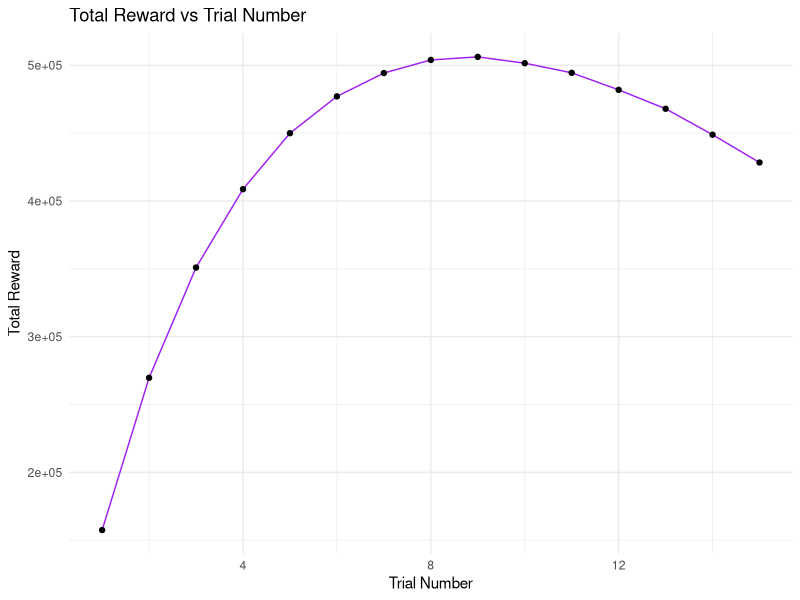
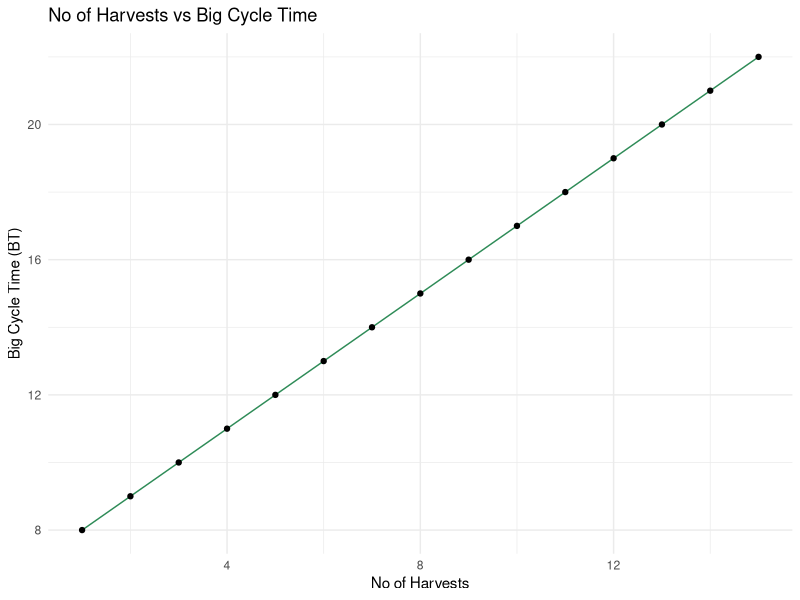
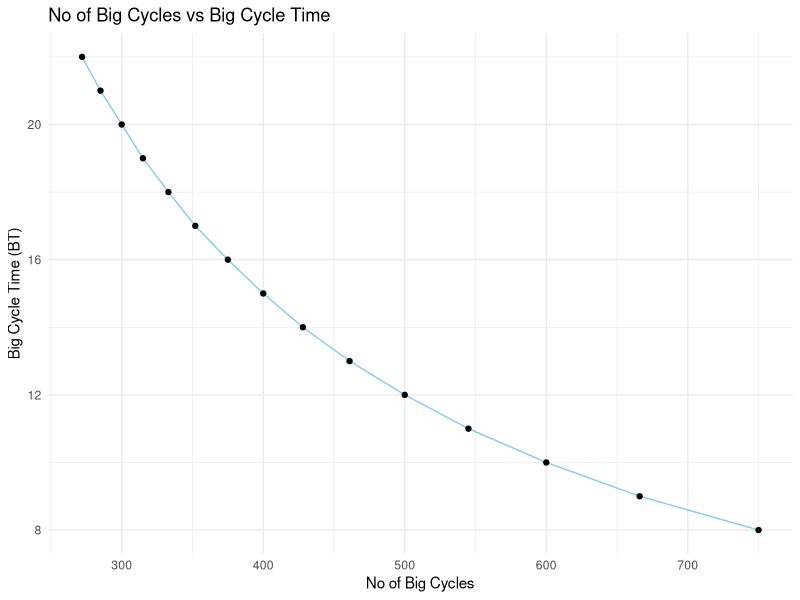
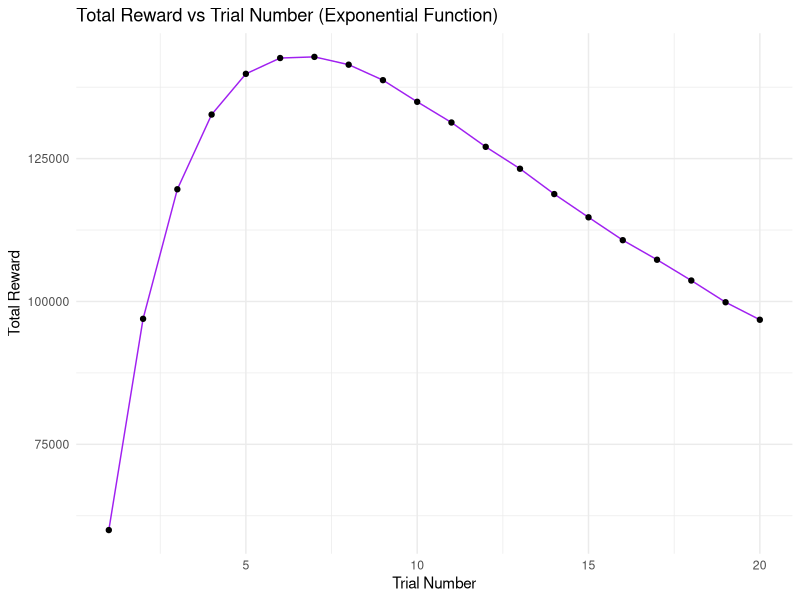
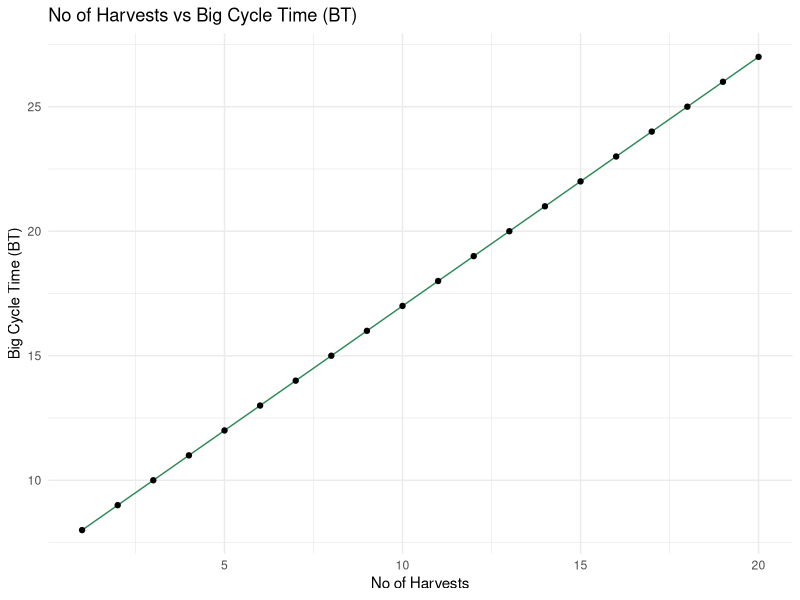
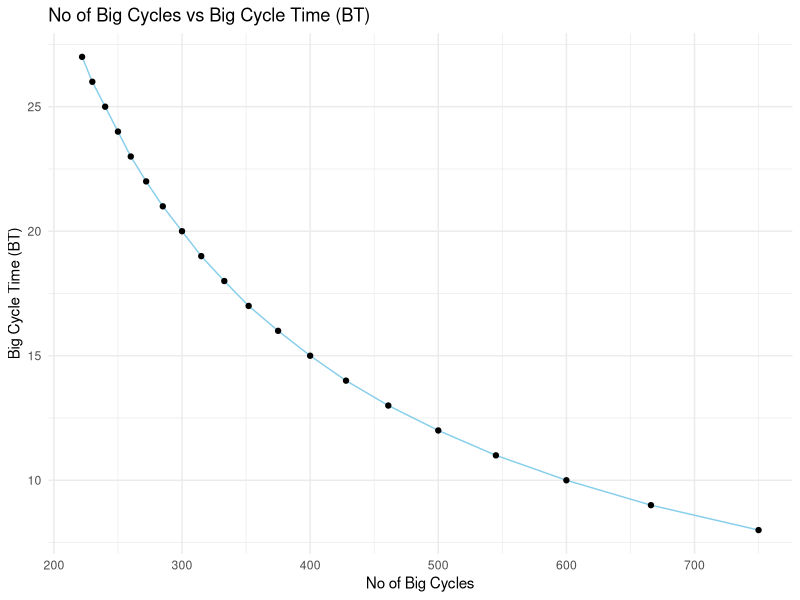
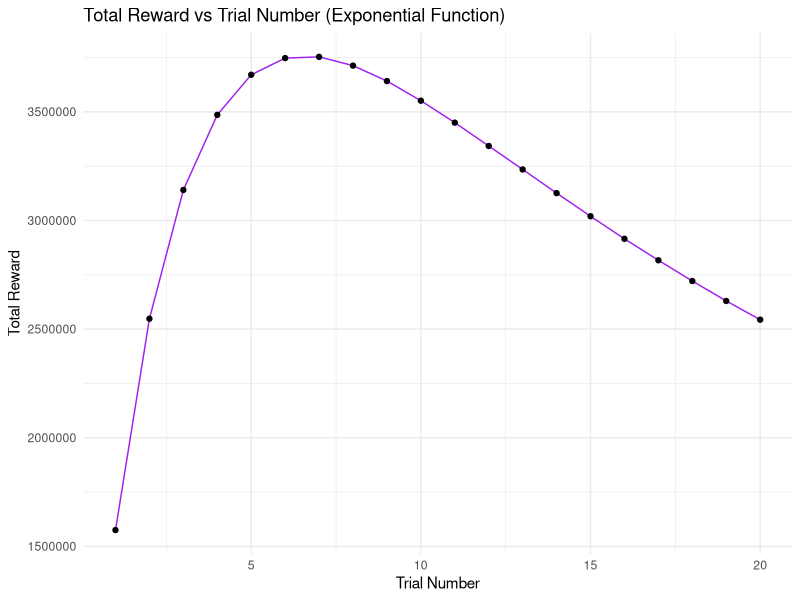
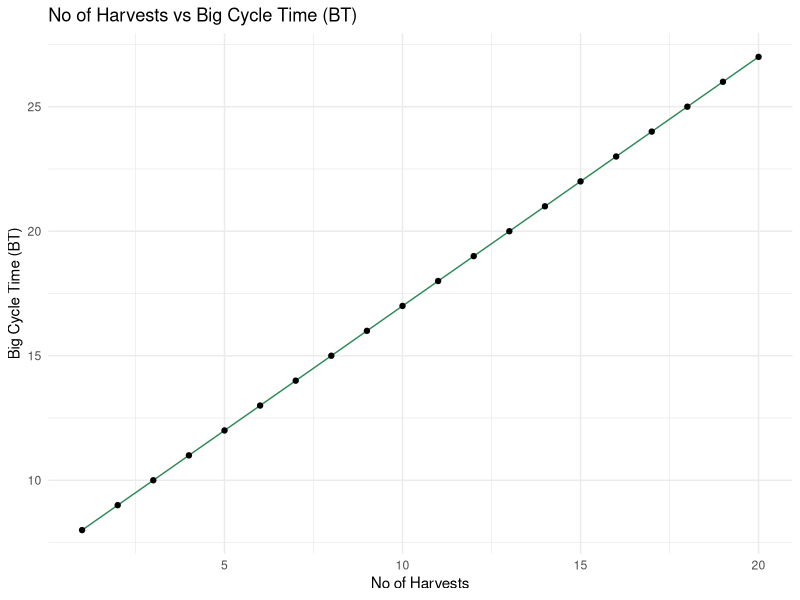

The R source for these figures, in order:
## ---- chunk 1
# Load necessary libraries
library(ggplot2)
library(dplyr)
## ---- chunk 2
# Define parameters
total_time <- 6000  # Total time of the experiment in seconds
CT <- 1  # Cycle time in seconds
TT <- 7  # Travel time in seconds
reward_start <- 210  # Starting reward
reward_step <- 15  # Step for reward depletion
## ---- chunk 3
# Define trial numbers and rewards
trial_number <- 1:15  # Maximum trial number (rewards deplete from 210 to 0)
rewards <- seq(reward_start, 0, by = -reward_step)  # Rewards deplete by 30, giving R1, R2, R3...Rn
## ---- chunk 4
# Create an empty data frame to store results
results <- data.frame(
  Trial_Number = trial_number,
  No_of_Harvests = trial_number,  # No of harvests = Trial number
  Reward = rewards,  # Rewards from R1, R2, R3... up to Rn
  BT = NA,  # Big cycle time
  BC = NA,  # Number of Big Cycles
  Total_Reward = NA  # Total reward for each trial
)
## ---- chunk 5
# Calculate Big Cycle Time (BT), Number of Big Cycles (BC), and Total Reward for each trial
for (i in 1:length(trial_number)) {
  # Big cycle time (BT) = No of harvests * CT + TT
  results$BT[i] <- results$No_of_Harvests[i] * CT + TT
  
  # Total number of possible Big Cycles (BC) = Total time / BT
  results$BC[i] <- floor(total_time / results$BT[i])
  
  # Total Reward (R) = BC * sum(rewards[1:i]) (Reward only up to that trial)
  results$Total_Reward[i] <- results$BC[i] * sum(rewards[1:i])
}

## ---- chunk 6
# Print the resulting data table
print("Results Table:")
print(results)

## ---- chunk 7
# Plot 1: Total Reward (R) vs Trial Number (n)
ggplot(results, aes(x = Trial_Number, y = Total_Reward)) +
  geom_line(color = "purple") +
  geom_point() +
  labs(title = "Total Reward vs Trial Number", x = "Trial Number", y = "Total Reward") +
  theme_minimal()

## ---- chunk 8
# Plot 2: No of Harvests vs Big Cycle Time (BT)
ggplot(results, aes(x = No_of_Harvests, y = BT)) +
  geom_line(color = "seagreen") +
  geom_point() +
  labs(title = "No of Harvests vs Big Cycle Time", x = "No of Harvests", y = "Big Cycle Time (BT)") +
  theme_minimal()
## ---- chunk 9
# Plot 3: No of Big Cycles (BC) vs Big Cycle Time (BT)
ggplot(results, aes(x = BC, y = BT)) +
  geom_line(color = "skyblue") +
  geom_point() +
  labs(title = "No of Big Cycles vs Big Cycle Time", x = "No of Big Cycles", y = "Big Cycle Time (BT)") +
  theme_minimal()
## ---- chunk 10
# Load necessary libraries
library(ggplot2)
library(dplyr)
## ---- chunk 11
# Define parameters
total_time <- 6000  # Total time of the experiment in seconds
CT <- 1  # Cycle time in seconds
TT <- 7  # Travel time in seconds
reward_start <- 80  # Starting reward
decay_factor <- 0.82  # Exponential decay factor
trial_number <- 1:20  # Maximum trial number
## ---- chunk 12
# Calculate rewards using exponential decay
rewards <- reward_start * decay_factor^(trial_number - 1)

# Create an empty data frame to store results
results <- data.frame(
  Trial_Number = trial_number,
  No_of_Harvests = trial_number,  # No of harvests = Trial number
  Reward = rewards,  # Rewards calculated using exponential decay
  BT = NA,  # Big cycle time
  BC = NA,  # Number of Big Cycles
  Total_Reward = NA  # Total reward for each trial
)
## ---- chunk 13
# Calculate Big Cycle Time (BT), Number of Big Cycles (BC), and Total Reward for each trial
for (i in 1:length(trial_number)) {
  # Big cycle time (BT) = No of harvests * CT + TT
  results$BT[i] <- results$No_of_Harvests[i] * CT + TT
  
  # Total number of possible Big Cycles (BC) = Total time / BT
  results$BC[i] <- floor(total_time / results$BT[i])
  
  # Total Reward (R) = BC * sum(rewards[1:i]) (Reward only up to that trial)
  results$Total_Reward[i] <- results$BC[i] * sum(rewards[1:i])
}

# Print the resulting data table
print("Results Table:")
print(results)
## ---- chunk 14
# Plot 1: Total Reward (R) vs Trial Number (n)
ggplot(results, aes(x = Trial_Number, y = Total_Reward)) +
  geom_line(color = "purple") +
  geom_point() +
  labs(title = "Total Reward vs Trial Number (Exponential Function)", 
       x = "Trial Number", 
       y = "Total Reward") +
  theme_minimal()
## ---- chunk 15
# Plot 2: No of Harvests vs Big Cycle Time (BT)
ggplot(results, aes(x = No_of_Harvests, y = BT)) +
  geom_line(color = "seagreen") +
  geom_point() +
  labs(title = "No of Harvests vs Big Cycle Time (BT)", 
       x = "No of Harvests", 
       y = "Big Cycle Time (BT)") +
  theme_minimal()
## ---- chunk 16
# Plot 3: No of Big Cycles (BC) vs Big Cycle Time (BT)
ggplot(results, aes(x = BC, y = BT)) +
  geom_line(color = "skyblue") +
  geom_point() +
  labs(title = "No of Big Cycles vs Big Cycle Time (BT)", 
       x = "No of Big Cycles", 
       y = "Big Cycle Time (BT)") +
  theme_minimal()

## ---- chunk 17
# Load necessary libraries
library(ggplot2)
library(dplyr)
## ---- chunk 18
# Define parameters
total_time <- 60000  # Total time of the experiment in seconds
CT <- 1  # Cycle time in seconds
TT <- 7  # Travel time in seconds
reward_start <- 210  # Starting reward
decay_factor <- 0.82  # Exponential decay factor
trial_number <- 1:20  # Maximum trial number
## ---- chunk 19
# Calculate rewards using exponential decay
rewards <- reward_start * decay_factor^(trial_number - 1)

# Create an empty data frame to store results
results <- data.frame(
  Trial_Number = trial_number,
  No_of_Harvests = trial_number,  # No of harvests = Trial number
  Reward = rewards,  # Rewards calculated using exponential decay
  BT = NA,  # Big cycle time
  BC = NA,  # Number of Big Cycles
  Total_Reward = NA  # Total reward for each trial
)
## ---- chunk 20
# Calculate Big Cycle Time (BT), Number of Big Cycles (BC), and Total Reward for each trial
for (i in 1:length(trial_number)) {
  # Big cycle time (BT) = No of harvests * CT + TT
  results$BT[i] <- results$No_of_Harvests[i] * CT + TT
  
  # Total number of possible Big Cycles (BC) = Total time / BT
  results$BC[i] <- floor(total_time / results$BT[i])
  
  # Total Reward (R) = BC * sum(rewards[1:i]) (Reward only up to that trial)
  results$Total_Reward[i] <- results$BC[i] * sum(rewards[1:i])
}

# Print the resulting data table
print("Results Table:")
print(results)
## ---- chunk 21
# Plot 1: Total Reward (R) vs Trial Number (n)
ggplot(results, aes(x = Trial_Number, y = Total_Reward)) +
  geom_line(color = "purple") +
  geom_point() +
  labs(title = "Total Reward vs Trial Number (Exponential Function)", 
       x = "Trial Number", 
       y = "Total Reward") +
  theme_minimal()
## ---- chunk 22
# Plot 2: No of Harvests vs Big Cycle Time (BT)
ggplot(results, aes(x = No_of_Harvests, y = BT)) +
  geom_line(color = "seagreen") +
  geom_point() +
  labs(title = "No of Harvests vs Big Cycle Time (BT)", 
       x = "No of Harvests", 
       y = "Big Cycle Time (BT)") +
  theme_minimal()
## ---- chunk 23
# Plot 3: No of Big Cycles (BC) vs Big Cycle Time (BT)
ggplot(results, aes(x = BC, y = BT)) +
  geom_line(color = "skyblue") +
  geom_point() +
  labs(title = "No of Big Cycles vs Big Cycle Time (BT)", 
       x = "No of Big Cycles", 
       y = "Big Cycle Time (BT)") +
  theme_minimal()

